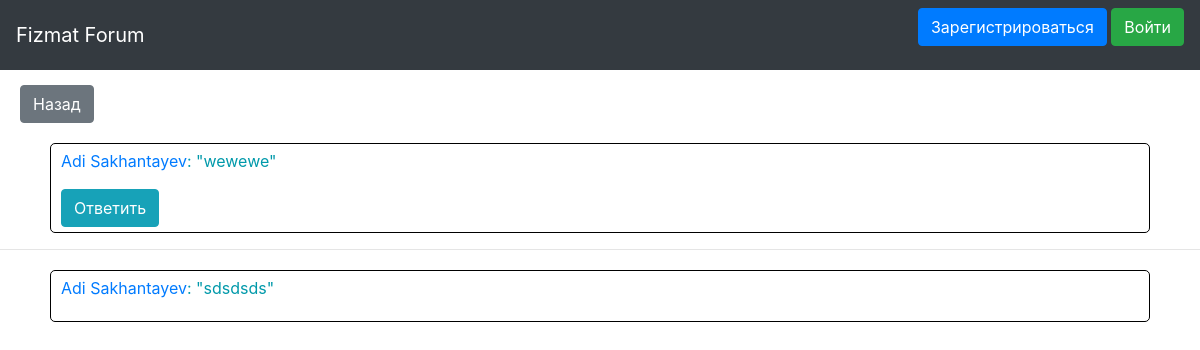
/answers/2, run on the app's committed database.
### data/users.py (models this page shows, shortened)
class User(SqlAlchemyBase, UserMixin, SerializerMixin):
    __tablename__ = 'users'
    id = sqlalchemy.Column(sqlalchemy.Integer, primary_key=True, autoincrement=True)
    surname = sqlalchemy.Column(sqlalchemy.String, nullable=False)
    name = sqlalchemy.Column(sqlalchemy.String, nullable=False)
    age = sqlalchemy.Column(sqlalchemy.Integer, nullable=False)
    grade = sqlalchemy.Column(sqlalchemy.Integer, nullable=False)
    email = sqlalchemy.Column(sqlalchemy.String, index=True, unique=True, nullable=False)
    hashed_password = sqlalchemy.Column(sqlalchemy.String)

### data/comments.py (models this page shows)
class Comment(SqlAlchemyBase, UserMixin, SerializerMixin):
    __tablename__ = 'comments'
    id = sqlalchemy.Column(sqlalchemy.Integer, primary_key=True, autoincrement=True)
    text = sqlalchemy.Column(sqlalchemy.String, nullable=False)
    user_id = sqlalchemy.Column(sqlalchemy.Integer, sqlalchemy.ForeignKey("users.id"))
    thread_id = sqlalchemy.Column(sqlalchemy.Integer, sqlalchemy.ForeignKey("threads.id"))
    user = orm.relation('User')
    thread = orm.relation('Thread')

### data/answers.py (models this page shows)
class Answer(SqlAlchemyBase, UserMixin, SerializerMixin):
    __tablename__ = 'answers'
    id = sqlalchemy.Column(sqlalchemy.Integer, primary_key=True, autoincrement=True)
    text = sqlalchemy.Column(sqlalchemy.String, nullable=False)
    user_id = sqlalchemy.Column(sqlalchemy.Integer, sqlalchemy.ForeignKey("users.id"))
    comm_id = sqlalchemy.Column(sqlalchemy.Integer, sqlalchemy.ForeignKey("comments.id"))
    user = orm.relation('User')
    comment = orm.relation('Comment')

### main.py (the view)
@app.route('/answers/<cid>')
def answers(cid):
    session = db_session.create_session()
    return render_template('answers.html',
                           comment=session.query(Comment).filter(Comment.id == cid).first(),
                           answers=session.query(Answer).filter(Answer.comm_id == cid).all())

### data/db_session.py (called while the page is built)
def create_session() -> Session:
    global __factory
    return __factory()

### templates/answers.html
{% extends "base.html" %}
{% block content %}
<a href="/thread/{{ comment.thread_id }}" class="btn btn-secondary" style="color: #fff;margin-left: 20px;margin-top: 15px;">Назад</a>
<div class="comment">
    <p><a target="_blank" href="/profile/{{ comment.user_id }}">{{ comment.user.name }} {{ comment.user.surname }}</a>: "{{ comment.text }}"</p>
    <a href="/add_answer/{{comment.id}}" class="btn btn-info">Ответить</a>
</div>
<hr/>
{% for ans in answers %}
<div class="comment">
    <p><a target="_blank" href="/profile/{{ ans.user_id }}">{{ ans.user.name }} {{ ans.user.surname }}</a>: "{{ ans.text }}"</p>
</div>
{% endfor %}
{% endblock %}

### static/css/style.css (style rules this page uses)
.comment { margin-left: 50px; margin-right: 50px; margin-top: 20px; border: solid 1px black; border-radius: 5px; padding: 5px 10px 5px 10px; color: #09a; }

### data on the page
User: user.name "Adi", user.surname "Sakhantayev"
Comment: text "wewewe"
Answer: user.name "Adi", user.surname "Sakhantayev", text "sdsdsds"
